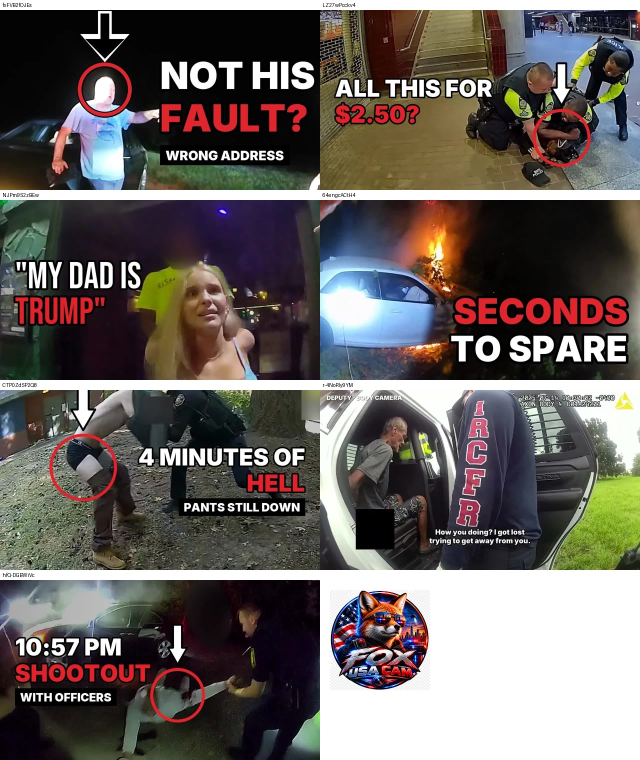
#> input picture research/foxusacam/thumbnails.jpg, 1280 x 1520 px, given in place of avatar-800.png, which was not available (shown at 1/2 size)
$ python build_subscribe.py out.png
#> lines starting #> are read from the running program, lines starting #| are printed output that depends on the picture; after the words box and inside, x2 and y2 are one past the last pixel; in counts of white or black regions, pixels touching at a corner belong together; pictures that were not available may be replaced by others from this repository, and a replacement may not be noted
# Animated "Subscribe + Bell + Like" overlay for Fox USA Cam.
# Renders transparent PNG frames 1920x1080 @30fps; encode with ffmpeg afterwards.
import math, os, random, sys
from PIL import Image, ImageDraw, ImageFont, ImageFilter

D = os.path.dirname(os.path.abspath(__file__))
OUT = sys.argv[1] if len(sys.argv) > 1 else os.path.join(D, 'frames')
os.makedirs(OUT, exist_ok=True)

W, H, FPS, DUR = 1920, 1080, 30, 12.0
K = 2                                   # supersampling
RED = (227, 38, 46); WHITE = (255, 255, 255); GREY = (170, 170, 176)
f = lambda w, s: ImageFont.truetype(os.path.join(D, f'roboto-{w}.woff'), s * K)
icon = lambda s: ImageFont.truetype(os.path.join(D, 'mdi.ttf'), s * K)
I_BELL_O, I_BELL_RING = '\U000F009C', '\U000F009E'
I_UP_O, I_UP, I_DOWN_O = '\U000F0514', '\U000F0513', '\U000F0512'
I_CHECK, I_CURSOR = '\U000F012C', '\U000F01C0'

# ---------- layout (1x, relative to bar origin) ----------
BW, BH = 1310, 150
AV = (25, 20, 110)                      # x, y, diameter
SUB = (480, 30, 330, 90)                # x, y, w, h
BELL = (835, 30, 90)                    # x, y, diameter
LIKE = (950, 30, 335, 90)
MX, MY = 120, 140                       # margins around bar for effects/cursor
CW, CH = BW + 2 * MX, BH + 2 * MY
BX, BY = (W - BW) // 2, 1080 - 110 - BH  # bar position on screen

def cpos(r):  # centre of element
    return (r[0] + r[2] / 2, r[1] + r[3] / 2) if len(r) == 4 else (r[0] + r[2] / 2, r[1] + r[2] / 2)

# ---------- easing ----------
clamp = lambda x: max(0.0, min(1.0, x))
def seg(t, a, b): return clamp((t - a) / (b - a))
def ease_out(x): return 1 - (1 - x) ** 3
def ease_io(x): return 4 * x ** 3 if x < .5 else 1 - (-2 * x + 2) ** 3 / 2
def back(x, s=1.9): x -= 1; return 1 + (s + 1) * x ** 3 + s * x ** 2
def press(t, t0):  # button squash: down 0.12s, back up with overshoot 0.4s
    if t < t0: return 1.0
    if t < t0 + .12: return 1 - .1 * ease_out(seg(t, t0, t0 + .12))
    return .9 + .1 * back(seg(t, t0 + .12, t0 + .55))

# ---------- timeline ----------
T_SUB, T_BELL, T_LIKE = 2.8, 4.9, 7.2          # click moments
PATH = [(1.3, (BW + 40, BH + 110)), (2.5, cpos(SUB)), (3.5, cpos(SUB)),
        (4.55, cpos(BELL)), (5.9, cpos(BELL)), (6.85, (LIKE[0] + 75, LIKE[1] + 45)),
        (8.3, (LIKE[0] + 75, LIKE[1] + 45)), (9.3, (BW + 60, BH + 120))]

def cursor_at(t):
    if t <= PATH[0][0]: return PATH[0][1]
    for (t0, p0), (t1, p1) in zip(PATH, PATH[1:]):
        if t <= t1:
            e = ease_io(seg(t, t0, t1))
            arc = math.sin(e * math.pi) * -18      # slight curved motion
            return (p0[0] + (p1[0] - p0[0]) * e, p0[1] + (p1[1] - p0[1]) * e + arc)
    return PATH[-1][1]

# ---------- helpers ----------
def S(v): return int(round(v * K))

def paste_scaled(base, layer, cx, cy, s, rot=0):
    if rot: layer = layer.rotate(rot, resample=Image.BICUBIC, center=(layer.width / 2, layer.height * .18))
    if s != 1:
        layer = layer.resize((max(1, int(layer.width * s)), max(1, int(layer.height * s))), Image.LANCZOS)
    base.alpha_composite(layer, (int(S(cx) - layer.width / 2), int(S(cy) - layer.height / 2)))

def pill(w, h, fill, outline=None):
    L = Image.new('RGBA', (S(w), S(h)), (0, 0, 0, 0))
    ImageDraw.Draw(L).rounded_rectangle((0, 0, S(w) - 1, S(h) - 1), radius=S(h / 2), fill=fill, outline=outline, width=S(2) if outline else 0)
    return L

def centered_text(L, x, y, txt, font, fill):
    d = ImageDraw.Draw(L); bb = d.textbbox((0, 0), txt, font=font)
    d.text((x - (bb[0] + bb[2]) / 2, y - (bb[1] + bb[3]) / 2), txt, font=font, fill=fill)

# avatar (round crop)
av = Image.open(os.path.join(D, 'avatar-800.png')).convert('RGBA').resize((S(AV[2]), S(AV[2])), Image.LANCZOS)
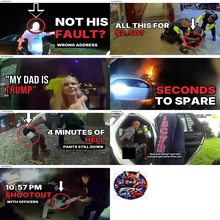
#> av: PIL image 220x220 RGBA; mean R, G, B, A 105.3, 99, 95.6, 255
m = Image.new('L', av.size, 0); ImageDraw.Draw(m).ellipse((0, 0, av.width - 1, av.height - 1), fill=255)
#> after `m = Image.new('L', av.size, 0)`: m: PIL image 220x220 L; every value is 0
#> after `ImageDraw.Draw(m).ellipse((0, 0, av.width - 1, av.height - 1), fill=25`:
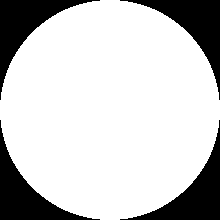
#> m: PIL image 220x220 L; 78.5% white; 4 black regions, box (x1, y1, x2, y2) and area: (0, 0, 100, 100) 2606, (120, 0, 220, 100) 2606, (0, 120, 100, 220) 2606, (120, 120, 220, 220) 2606
av.putalpha(m)
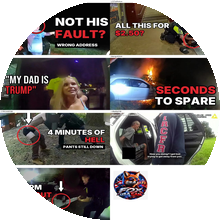
#> av: PIL image 220x220 RGBA; mean R, G, B, A 105.3, 99, 95.6, 200.1; transparent parts drawn white

def ripple(C, cx, cy, t, t0, rmax, color):
    p = seg(t, t0, t0 + .8)
    if 0 < p < 1:
        d = ImageDraw.Draw(C); r = S(rmax * ease_out(p)); a = int(200 * (1 - p))
        d.ellipse((S(cx) - r, S(cy) - r, S(cx) + r, S(cy) + r), outline=color + (a,), width=S(4))

random.seed(7)
PARTS = [(random.uniform(0, 2 * math.pi), random.uniform(55, 110), random.choice([RED, WHITE, (255, 140, 60)]), random.uniform(4, 8)) for _ in range(18)]

def frame(t):
    C = Image.new('RGBA', (S(CW), S(CH)), (0, 0, 0, 0))
    d = ImageDraw.Draw(C)
    ox, oy = MX, MY                                   # bar origin inside canvas
    # bar
    d.rounded_rectangle((S(ox), S(oy), S(ox + BW), S(oy + BH)), radius=S(42), fill=(16, 16, 18, 238), outline=(255, 255, 255, 28), width=S(2))
    # avatar + red ring
    ax, ay, ad = ox + AV[0], oy + AV[1], AV[2]
    d.ellipse((S(ax - 4), S(ay - 4), S(ax + ad + 4), S(ay + ad + 4)), outline=RED + (255,), width=S(4))
    C.alpha_composite(av, (S(ax), S(ay)))
    # name + handle
    d.text((S(ox + 160), S(oy + 30)), 'Fox USA Cam', font=f(700, 46), fill=WHITE)
    d.text((S(ox + 162), S(oy + 88)), '@foxusacam', font=f(400, 30), fill=GREY)

    # --- subscribe button
    subbed = t >= T_SUB + .12
    sx, sy, sw, sh = SUB
    if not subbed:
        L = pill(sw, sh, (255, 255, 255, 255)); centered_text(L, S(sw / 2), S(sh / 2), 'Subscribe', f(500, 38), (15, 15, 15))
    else:
        L = pill(sw, sh, (52, 52, 56, 255))
        p = back(seg(t, T_SUB + .12, T_SUB + .6))
        ck = Image.new('RGBA', (S(50), S(50)), (0, 0, 0, 0)); centered_text(ck, S(25), S(25), I_CHECK, icon(40), WHITE)
        if p > 0: paste_scaled(L, ck, 62, sh / 2, max(.01, p))
        centered_text(L, S(sw / 2 + 25), S(sh / 2), 'Subscribed', f(500, 36), WHITE)
    ripple(C, ox + sx + sw / 2, oy + sy + sh / 2, t, T_SUB + .12, 210, WHITE)
    paste_scaled(C, L, ox + sx + sw / 2, oy + sy + sh / 2, press(t, T_SUB))

    # --- bell button
    bx, by, bd = BELL
    rung = t >= T_BELL + .12
    L = Image.new('RGBA', (S(bd), S(bd)), (0, 0, 0, 0)); dl = ImageDraw.Draw(L)
    dl.ellipse((0, 0, S(bd) - 1, S(bd) - 1), fill=(RED if rung else (52, 52, 56)) + (255,))
    ic = Image.new('RGBA', (S(70), S(70)), (0, 0, 0, 0))
    centered_text(ic, S(35), S(35), I_BELL_RING if rung else I_BELL_O, icon(50), WHITE)
    rot = 0
    if rung:
        k = seg(t, T_BELL + .12, T_BELL + 1.7)
        rot = 26 * math.sin(k * math.pi * 10) * (1 - k) if k < 1 else 0
    paste_scaled(L, ic, bd / 2, bd / 2, 1, rot)
    ripple(C, ox + bx + bd / 2, oy + by + bd / 2, t, T_BELL + .12, 110, RED)
    # sound waves
    k = seg(t, T_BELL + .12, T_BELL + 1.4)
    if 0 < k < 1:
        for side in (-1, 1):
            for i in range(2):
                fr = (k * 3 + i * .5) % 1                  # waves pulse out 3 times
                r = S(50 + 30 * fr); cxx, cyy = S(ox + bx + bd / 2), S(oy + by + bd / 2)
                a0 = -35 if side > 0 else 145
                d.arc((cxx - r, cyy - r, cxx + r, cyy + r), a0, a0 + 70, fill=WHITE + (int(230 * (1 - fr) * (1 - k ** 3)),), width=S(4))
    paste_scaled(C, L, ox + bx + bd / 2, oy + by + bd / 2, press(t, T_BELL))

    # --- like / dislike pill
    lx, ly, lw, lh = LIKE
    liked = t >= T_LIKE + .12
    L = pill(lw, lh, (52, 52, 56, 255)); dl = ImageDraw.Draw(L)
    dl.line((S(215), S(20), S(215), S(lh - 20)), fill=(110, 110, 116, 255), width=S(3))
    dn = Image.new('RGBA', (S(60), S(60)), (0, 0, 0, 0)); centered_text(dn, S(30), S(30), I_DOWN_O, icon(46), WHITE)
    L.alpha_composite(dn, (S(245), S(15)))
    centered_text(L, S(150), S(lh / 2), 'Like', f(500, 36), WHITE)
    th = Image.new('RGBA', (S(70), S(70)), (0, 0, 0, 0))
    centered_text(th, S(35), S(35), I_UP if liked else I_UP_O, icon(48), RED if liked else WHITE)
    ts = 1.0
    if liked:
        k = seg(t, T_LIKE + .12, T_LIKE + .75)
        ts = 1 + .45 * math.sin(k * math.pi) if k < 1 else 1
    paste_scaled(L, th, 68, lh / 2 - 2, ts, -18 * math.sin(seg(t, T_LIKE + .12, T_LIKE + .7) * math.pi) if liked else 0)
    paste_scaled(C, L, ox + lx + lw / 2, oy + ly + lh / 2, press(t, T_LIKE))
    # particle burst from thumb
    k = seg(t, T_LIKE + .12, T_LIKE + 1.2)
    if 0 < k < 1:
        px0, py0 = ox + lx + 68, oy + ly + lh / 2
        for ang, dist, col, sz in PARTS:
            r = dist * ease_out(k); x = px0 + math.cos(ang) * r; y = py0 + math.sin(ang) * r
            s = sz * (1 - k) + 1
            d.ellipse((S(x - s), S(y - s), S(x + s), S(y + s)), fill=col + (int(255 * (1 - k ** 2)),))

    # --- cursor
    ca = seg(t, 1.3, 1.7) * (1 - seg(t, 8.9, 9.4))
    if ca > 0:
        cx, cy = cursor_at(t); cx += ox - 15; cy += oy - 15       # path is bar-relative
        cs = min(press(t, T_SUB - .02), press(t, T_BELL - .02), press(t, T_LIKE - .02))
        cur = Image.new('RGBA', (S(90), S(90)), (0, 0, 0, 0)); dc = ImageDraw.Draw(cur)
        fb = dc.textbbox((0, 0), I_CURSOR, font=icon(84))   # place glyph so arrow tip sits at layer (30, 22)
        dc.text((S(30) - fb[0] - S(2), S(22) - fb[1] - S(2)), I_CURSOR, font=icon(84), fill=WHITE, stroke_width=S(3), stroke_fill=(0, 0, 0))
        sh_ = cur.copy().filter(ImageFilter.GaussianBlur(S(4))); sh_.putalpha(sh_.getchannel('A').point(lambda v: v * .5))
        cur2 = Image.new('RGBA', cur.size, (0, 0, 0, 0)); cur2.alpha_composite(sh_, (S(3), S(5))); cur2.alpha_composite(cur)
        cur2.putalpha(cur2.getchannel('A').point(lambda v: int(v * ca)))
        # tip of arrow ≈ (S(30), S(22)) inside layer -> position tip at cursor point
        paste_scaled(C, cur2, cx + 45 - 30 * cs + 0, cy + 45 - 22 * cs, cs)

#> (the run stopped early here; a loop or call above may not have finished)
